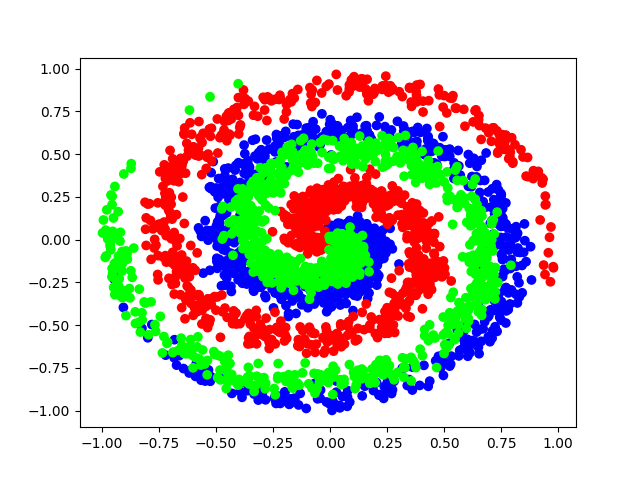

Here is the Python script that generated this plot:
from black import re
import numpy as np

# Dense Layer
class Layer_Dense:

    # Layer initialization
    def __init__(self, n_inputs, n_neurons):
        self.n_inputs = n_inputs
        self.n_neurons = n_neurons

        # Initialize weights and biases
        self.weights = 0.01 * np.random.randn(self.n_inputs, self.n_neurons)
        self.biases = np.zeros((1, self.n_neurons))

    def reset(self):
        # Initialize weights and biases
        self.weights = 0.01 * np.random.randn(self.n_inputs, self.n_neurons)
        self.biases = np.zeros((1, self.n_neurons))

    def adjust(self):
        # Adjust weights and biases
        self.weights += 0.05 * np.random.randn(self.n_inputs, self.n_neurons)
        self.biases += 0.05 * np.random.randn(1, self.n_neurons)

    # Forward pass
    def forward(self, inputs):
        # Remember input values
        self.inputs = inputs
        # Calculate output values from inputis, weights, and biases
        self.output = np.dot(inputs, self.weights) + self.biases

    # Backward pass
    def backward(self, dvalues):
        # Gradients on parameters
        self.dweights = np.dot(self.inputs.T, dvalues)
        self.dbiases = np.sum(dvalues, axis=0, keepdims=True)
        # Gradient on values
        self.dinputs = np.dot(dvalues, self.weights.T)


class Activation_ReLU:

    # Forward pass
    def forward(self, inputs):
        # Remember input values
        self.inputs = inputs
        # Calculate output values from input
        self.output = np.maximum(0, inputs)

    # Backward pass
    def backward(self, dvalues):
        self.dinputs = dvalues.copy()

        # Zero gradient where input values were negative
        self.dinputs[self.inputs <= 0] = 0


class Activation_Softmax:

    # Forward pass
    def forward(self, inputs):

        # Get unormalized probabilities
        exp_values = np.exp(inputs - np.max(inputs, axis=1, keepdims=True))

        # Normalize them for each sample
        probabilities = exp_values / np.sum(exp_values, axis=1, keepdims=True)

        self.output = probabilities

    # Backward pass
    def backward(self, dvalues):
        # Create unitnitialized array
        self.dinputs = np.empty_like(dvalues)

        # Enumerate outputs and gradients
        for index, (single_output, single_dvalues) in enumerate(
            zip(self.output, dvalues)
        ):
            # Flattten output array
            single_output = single_output.reshape(-1, 1)
            # Calculate Jacobian matrix of the output
            jacobian_matrix = np.diagflat(single_output) - np.dot(
                single_output, single_output.T
            )
            # Calculate sample-wise gradient and add it to the array of sample gradients
            self.dinputs[index] = np.dot(jacobian_matrix, single_dvalues)


# Common loss class
class Loss:

    # Calculates the data and regularization losses given model output and ground truth values
    def calculate(self, output, y):

        # Calculate sample losses
        sample_losses = self.forward(output, y)

        # Calculate mean loss
        data_loss = np.mean(sample_losses)

        # Return loss
        return data_loss


class Loss_CategoricalCrossentropy(Loss):

    # Forward pass
    def forward(self, y_pred, y_true):

        # Number of samples in a batch
        samples = len(y_pred)

        # Clip data to prevent division by 0
        # Clip both sides to not drag mean towards andy value
        y_pred_clipped = np.clip(y_pred, 1e-7, 1 - 1e-7)

        # Probabilities for target values - only if categorical lables
        if len(y_true.shape) == 1:
            correct_confidences = y_pred_clipped[range(samples), y_true]

        # Mask values - only for one-hot encoded labels
        elif len(y_true.shape) == 2:
            correct_confidences = np.sum(y_pred_clipped * y_true, axis=1)

        negative_log_likelihoods = -np.log(correct_confidences)

        return negative_log_likelihoods

    # Backward pass
    def backward(self, dvalues, y_true):
        # Number of samples
        samples = len(dvalues)
        # Number of labels in every sample
        labels = len(dvalues[0])

        # If labels are sparse, turn them into one-hot vector
        if len(y_true.shape) == 1:
            y_true = np.eye(labels)[y_true]

        # Calculate gradient
        self.dinputs = -y_true / dvalues
        # Normalize gradient
        self.dinputs = self.dinputs / samples


class Activation_Softmax_Loss_CategoricalCrossentropy:

    # Creaes activation and loss function objects
    def __init__(self):
        self.activation = Activation_Softmax()
        self.loss = Loss_CategoricalCrossentropy()

    # Forward pass
    def forward(self, inputs, y_true):
        # Output layer's activation function
        self.activation.forward(inputs)
        # Set the output
        self.output = self.activation.output

        # Calculate and return loss value
        return self.loss.calculate(self.output, y_true)

    # Backward pass
    def backward(self, dvalues, y_true):
        # Number of samples
        samples = len(dvalues)

        # If labels are one-hot encoded, turn them into discrete values
        if len(y_true.shape) == 2:
            y_true = np.argmax(y_true, axis=1)

        # Copy so we can safely modify
        self.dinputs = dvalues.copy()
        # Calculate the gradient
        self.dinputs[range(samples), y_true] -= 1
        # Normalize gradient
        self.dinputs = self.dinputs / samples


class Optimizer_SGD:

    # Initialize optimizer
    def __init__(self, learning_rate=1, decay=0, momentum=0):
        self.learning_rate = learning_rate
        self.current_learning_rate = learning_rate
        self.decay = decay
        self.iterations = 0
        self.momentum = momentum

    def pre_update_params(self):
        if self.decay:
            self.current_learning_rate = self.learning_rate * (
                1 / (1 + self.decay * self.iterations)
            )

    # Update parameters
    def update_params(self, layer):

        if self.momentum:
            if not hasattr(layer, "weight_momentums"):
                layer.weight_momentums = np.zeros_like(layer.weights)

                layer.bias_momentums = np.zeros_like(layer.biases)

            # Build weight updates with momentum - take previous updates multiplied by retain factor and update ith current gradients
            weight_updates = (
                self.momentum * layer.weight_momentums
                - self.current_learning_rate * layer.dweights
            )
            layer.weight_momentums = weight_updates

            # Build bias updates
            bias_updates = (
                self.momentum * layer.bias_momentums
                - self.current_learning_rate * layer.dbiases
            )
            layer.bias_momentums = bias_updates
        else:
            weight_updates = -self.current_learning_rate * layer.dweights
            bias_updates = -self.current_learning_rate * layer.dbiases

        layer.weights += weight_updates
        layer.biases += bias_updates

    def post_update_params(self):
        self.iterations += 1


def main():
    num_classes = 3
    iterations = 10_000
    X, y = spiral_data(samples=1000, classes=num_classes)

    plt.scatter(X[:, 0], X[:, 1], c=y, cmap="brg")
    plt.savefig("test.png")

    # Init model
    dense1 = Layer_Dense(len(X[0]), 64)
    activation1 = Activation_ReLU()
    dense2 = Layer_Dense(64, num_classes)
    # activation2 = Activation_Softmax()

    # Initialize loss function
    # loss_function = Loss_CategoricalCrossentropy()
    loss_activation = Activation_Softmax_Loss_CategoricalCrossentropy()

    # Initialize Stochastic Gradient Descent
    optimizer = Optimizer_SGD(learning_rate=1, decay=1e-3, momentum=0.99)

    tr = trange(iterations, desc="test", leave=True)
    for iteration in tr:

        # Forward pass
        dense1.forward(X)
        activation1.forward(dense1.output)
        dense2.forward(activation1.output)

        # Calculate loss
        loss = loss_activation.forward(dense2.output, y)

        # Calculate accuracy from output of model and targets
        predictions = np.argmax(loss_activation.output, axis=1)
        accuracy = np.mean(predictions == y)

        # Backward pass
        loss_activation.backward(loss_activation.output, y)
        dense2.backward(loss_activation.dinputs)
        activation1.backward(dense2.dinputs)
        dense1.backward(activation1.dinputs)

        # Update weights and biases
        optimizer.pre_update_params()
        optimizer.update_params(dense1)
        optimizer.update_params(dense2)
        optimizer.post_update_params()

        tr.set_description(f"Iteration: {iteration}/{iterations}")
        tr.set_postfix(
            loss=loss,
            accuracy=accuracy,
            lr=optimizer.current_learning_rate,
            momentum=optimizer.momentum,
        )


if __name__ == "__main__":
    import nnfs
    from nnfs.datasets import spiral_data, vertical_data
    import matplotlib.pyplot as plt
    from tqdm import tqdm, trange

    nnfs.init()

    main()
